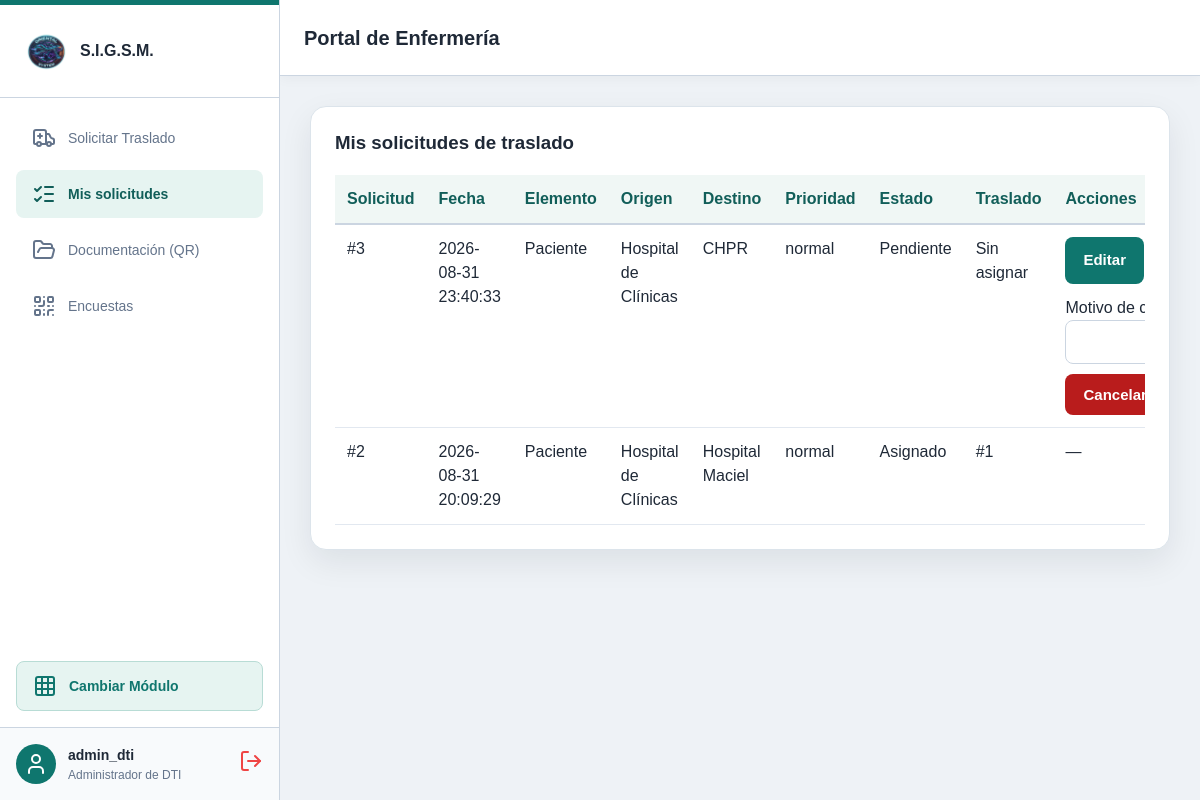
/moduloDocumentacion/Vista/enfermeria.php?vista=mis-solicitudes (signed in), run on the app's committed database.
### tables this page shows
CREATE TABLE `solicitud_traslado` (
  `id_solicitud` int(11) NOT NULL,
  `ci_paciente` varchar(20) DEFAULT NULL,
  `id_tipo_elemento` int(11) NOT NULL,
  `id_origen` int(11) NOT NULL,
  `id_destino` int(11) NOT NULL,
  `id_canal` int(11) NOT NULL,
  `id_usuario_solicit` int(11) NOT NULL,
  `fecha_solicitud` datetime NOT NULL DEFAULT current_timestamp(),
  `estado_solicitud` varchar(50) NOT NULL,
  `prioridad` enum('normal','alta','maxima') NOT NULL DEFAULT 'normal',
  `fecha_hora_limite` datetime DEFAULT NULL,
  `observaciones` varchar(500) DEFAULT NULL,
  `motivo_cancelacion` varchar(500) DEFAULT NULL,
  `fecha_cancelacion` datetime DEFAULT NULL,
  `id_usuario_cancelacion` int(11) DEFAULT NULL
);

CREATE TABLE `tipo_elemento` (
  `id_tipo_elemento` int(11) NOT NULL,
  `nombre` varchar(50) NOT NULL,
  `descripcion` varchar(255) DEFAULT NULL
);

CREATE TABLE `ubicacion` (
  `id_ubicacion` int(11) NOT NULL,
  `nombre` varchar(100) NOT NULL,
  `direccion` varchar(255) DEFAULT NULL,
  `tipo_ubicacion` varchar(50) DEFAULT NULL
);

### serviciosComunes/seguridad/guardian.php (called while the page is built, shortened)
<?php
if (!function_exists('estaAutenticado')) {
    function estaAutenticado(): bool {
        return isset($_SESSION['id_usuario']) && !empty($_SESSION['id_usuario']);
    }
}
if (!function_exists('obtenerUsuarioActual')) {
    function obtenerUsuarioActual(): ?array {
        $idRol = $_SESSION['id_rol'] ?? null;
        $nombreRolUI = $_SESSION['nombre_rol'] ?? '';
        $mapaRoles = [
            1 => 'Administrador de DTI',
            2 => 'Administrador de Enfermería',
            3 => 'Coordinador de Traslados',
            4 => 'Funcionario Administrativo de Registros Médicos',
            5 => 'Chofer',
            6 => 'Enfermería'
        ];
        if ($idRol && isset($mapaRoles[$idRol])) {
            $nombreRolUI = $mapaRoles[$idRol];
        }
        return [
            'id_usuario'     => $_SESSION['id_usuario'],
            'nombre_usuario' => $_SESSION['nombre_usuario'] ?? '',
            'id_rol'         => $idRol,
            'nombre_rol'     => $nombreRolUI
        ];
    }
}
if (!function_exists('tieneRol')) {
    function tieneRol($roles): bool {
        $idRol = $_SESSION['id_rol'] ?? null;
        $nombreRol = strtolower($_SESSION['nombre_rol'] ?? '');
        if (!is_array($roles)) {
            $roles = [$roles];
        }
        foreach ($roles as $rol) {
            if (is_int($rol) && (int)$idRol === $rol) {
                return true;
            }
            if (is_string($rol)) {
                $rolLower = strtolower($rol);
                if ($rolLower === 'admin' || $rolLower === 'administrador') {
                    if ((int)$idRol === 1) {
                        return true;
                    }
                } elseif (strpos($nombreRol, $rolLower) !== false) {
                    return true;
                }
            }
        }
        return false;
    }
}

### moduloAmbulancias/Model/SolicitudModelo.php (called while the page is built, shortened)
<?php
class SolicitudModelo
{
    public static function listarPorSolicitante(int $idUsuario): array
    {
        $conexion = Conexion::conectar();
        $consulta = $conexion->prepare("
        SELECT
            s.id_solicitud,
            s.fecha_solicitud,
            s.prioridad,
            te.nombre AS elemento,
            o.nombre AS origen,
            d.nombre AS destino,
            t.id_traslado,
COALESCE(e.nombre, s.estado_solicitud) AS estado,
s.motivo_cancelacion,
s.fecha_cancelacion,
(
    SELECT uc.nombre_usuario
    FROM usuario uc
    WHERE uc.id_usuario = s.id_usuario_cancelacion
) AS cancelada_por
   FROM solicitud_traslado s
        JOIN tipo_elemento te
            ON te.id_tipo_elemento = s.id_tipo_elemento
        JOIN ubicacion o ON o.id_ubicacion = s.id_origen
        JOIN ubicacion d ON d.id_ubicacion = s.id_destino
        LEFT JOIN traslado t ON t.id_solicitud = s.id_solicitud
        LEFT JOIN historial_estado h ON h.id_historial = (
            SELECT hx.id_historial
            FROM historial_estado hx
            WHERE hx.id_traslado = t.id_traslado
            ORDER BY hx.fecha_hora DESC, hx.id_historial DESC
            LIMIT 1
        )
        LEFT JOIN estado_traslado e ON e.id_estado = h.id_estado
        WHERE s.id_usuario_solicit = :usuario
        ORDER BY s.fecha_solicitud DESC, s.id_solicitud DESC
    ");
        $consulta->execute([':usuario' => $idUsuario]);
        return $consulta->fetchAll(PDO::FETCH_ASSOC);
    }
}

### moduloDocumentacion/Vista/enfermeria.php (the view, shortened to what this page needs)
<?php
require_once __DIR__ . '/../../serviciosComunes/seguridad/guardian.php';
$usuarioActual = obtenerUsuarioActual();
require_once __DIR__ . '/../../moduloAmbulancias/Model/SolicitudModelo.php';
$misSolicitudes = SolicitudModelo::listarPorSolicitante(
    (int) $_SESSION['id_usuario']
);
?>
<!DOCTYPE html>
<html lang="es">
<head>
    <link rel="stylesheet" href="../../serviciosComunes/vistaGeneral/assets/css/layout.css?v=2">
    <link rel="stylesheet" href="Assets/css/enfermeria.css?v=2">
    <link rel="stylesheet" href="../../serviciosComunes/vistaGeneral/assets/css/tema-institucional.css?v=20261021-1">
</head>
<body>
    <div class="app-layout">
        <aside class="sidebar" id="sidebar">
            <div class="sidebar-header">
                <img src="../../serviciosComunes/autenticacion/assets/image.png" alt="Logo" class="sidebar-logo">
                <span>S.I.G.S.M.</span>
            </div>
            <nav class="sidebar-nav">
                <button class="nav-btn active" data-target="sec-traslados">
                    <i data-lucide="ambulance" class="icon-sm"></i>
                    Solicitar Traslado
                </button>
                <button class="nav-btn" data-target="sec-mis-solicitudes">
                    <i data-lucide="list-checks" class="icon-sm"></i>
                    Mis solicitudes
                </button>
                <button class="nav-btn" data-target="sec-doc-estatica">
                    <i data-lucide="folder-open" class="icon-sm"></i>
                    Documentación (QR)
                </button>
                <button class="nav-btn" data-target="sec-formularios">
                    <i data-lucide="qr-code" class="icon-sm"></i>
                    Encuestas
                </button>
            </nav>
            <?php if (tieneRol('admin') || tieneRol(1)): ?>
                <a href="../../serviciosComunes/vistaGeneral/bifurcacion.php" class="btn-volver-hub">
                    <i data-lucide="grid"></i> Cambiar Módulo
                </a>
            <?php endif; ?>
            <div class="sidebar-profile">
                <div class="avatar-placeholder bg-blue">
                    <i data-lucide="user"></i>
                </div>
                <div class="profile-info">
                    <span class="profile-name">
                        <?= htmlspecialchars($usuarioActual['nombre_usuario'] ?? 'Enfermería') ?>
                    </span>
                    <span class="profile-role">
                        <?= htmlspecialchars($usuarioActual['nombre_rol'] ?? 'Enfermería') ?>
                    </span>
                </div>
                <a href="../../serviciosComunes/autenticacion/logout.php" class="btn-logout" title="Cerrar Sesión">
                    <i data-lucide="log-out"></i>
                </a>
            </div>
        </aside>
        <main class="main-content">
            <header class="topbar">
                <div class="topbar-left">
                    <h2 class="section-title mb-0">
                        Portal de Enfermería
                    </h2>
                </div>
            </header>
            <section class="content-wrapper">
                <div id="sec-mis-solicitudes" class="view-section hidden">
                    <div class="card-formulario">
                        <h3>Mis solicitudes de traslado</h3>
                        <?php if (!$misSolicitudes): ?>
                            <p>Todavía no enviaste solicitudes.</p>
                        <?php else: ?>
                            <div style="overflow-x: auto; margin-top: 20px;">
                                <table style="width: 100%; border-collapse: collapse;">
                                    <thead>
                                        <tr>
                                            <?php foreach (
                                                [
                                                    'Solicitud',
                                                    'Fecha',
                                                    'Elemento',
                                                    'Origen',
                                                    'Destino',
                                                    'Prioridad',
                                                    'Estado',
                                                    'Traslado',
                                                    'Acciones'
                                                ]
                                                as $titulo
                                            ): ?>
                                                <th style="padding: 12px; text-align: left;
                                           border-bottom: 2px solid #cbd5e1;">
                                                    <?= htmlspecialchars($titulo, ENT_QUOTES, 'UTF-8') ?>
                                                </th>
                                            <?php endforeach; ?>
                                        </tr>
                                    </thead>
                                    <tbody>
    <?php foreach ($misSolicitudes as $solicitud): ?>
        <tr>
            <?php
            $celdas = [
                '#' . $solicitud['id_solicitud'],
                $solicitud['fecha_solicitud'],
                $solicitud['elemento'],
                $solicitud['origen'],
                $solicitud['destino'],
                $solicitud['prioridad'],
                $solicitud['estado'],
                $solicitud['id_traslado'] !== null
                    ? '#' . $solicitud['id_traslado']
                    : 'Sin asignar'
            ];
            ?>
            <?php foreach ($celdas as $celda): ?>
                <td style="padding: 12px; border-bottom: 1px solid #e2e8f0;">
                    <?= htmlspecialchars((string) $celda, ENT_QUOTES, 'UTF-8') ?>
                </td>
            <?php endforeach; ?>
            <td style="padding: 12px; border-bottom: 1px solid #e2e8f0;">
                <?php if (
                    $solicitud['estado'] === 'Pendiente'
                    && $solicitud['id_traslado'] === null
                ): ?>
                    <a class="btn-primary" style="display: inline-block; margin-bottom: 12px;"
                       href="../../moduloAmbulancias/Vista/editarSolicitud.php?id=<?= (int) $solicitud['id_solicitud'] ?>">Editar</a>
                    <form
                        action="../../moduloAmbulancias/Controlador/CancelarSolicitud.php"
                        method="POST"
                    >
                        <label>
                            Motivo de cancelación
                            <input type="text" name="motivo"
                                maxlength="500" required>
                        </label>
                        <button type="submit">Cancelar solicitud</button>
                    </form>
<?php else: ?>
    —
<?php endif; ?>
            </td>
        </tr>
    <?php endforeach; ?>
</tbody>
                                </table>
                            </div>
                        <?php endif; ?>
                    </div>
                </div>
            </section>
        </main>
    </div>
</body>
</html>

### serviciosComunes/vistaGeneral/assets/css/layout.css (style rules this page uses)
:root { --primary: #0284c7; --primary-light: #e0f2fe; --primary-hover: #0369a1; --bg-color: #f8fafc; --card-bg: #ffffff; --text-main: #1e293b; --text-muted: #64748b; --border-color: #e2e8f0; --sidebar-width: 280px; }
* { box-sizing: border-box; margin: 0; padding: 0; }
body { font-family: system-ui, sans-serif; background-color: var(--bg-color); color: var(--text-main); }
.app-layout { display: flex; height: 100vh; overflow: hidden; }
.sidebar { width: var(--sidebar-width); background: var(--card-bg); border-right: 1px solid var(--border-color); display: flex; flex-direction: column; position: fixed; height: 100vh; z-index: 1000; transform: translateX(-100%); transition: transform 0.3s ease; }
.sidebar-header { padding: 1.5rem; border-bottom: 1px solid var(--border-color); display: flex; align-items: center; gap: 0.75rem; font-weight: bold; }
.sidebar-logo { width: 32px; }
.sidebar-nav { padding: 1rem; display: flex; flex-direction: column; gap: 0.5rem; flex: 1; overflow-y: auto; }
.nav-btn { display: flex; align-items: center; gap: 0.75rem; padding: 0.75rem 1rem; border-radius: 0.5rem; color: var(--text-muted); background: transparent; border: none; font-size: 0.875rem; font-weight: 500; cursor: pointer; }
.nav-btn.active { background-color: var(--primary-light); color: var(--primary); }
.btn-volver-hub { display: flex; align-items: center; gap: 0.75rem; padding: 0.75rem 1rem; margin: 0.5rem 1rem 1rem 1rem; border-radius: 0.5rem; color: var(--primary); background-color: var(--primary-light); border: 1px solid #bae6fd; font-size: 0.875rem; font-weight: 600; text-decoration: none; transition: all 0.2s ease; }
.sidebar-profile { padding: 1rem; border-top: 1px solid var(--border-color); display: flex; align-items: center; gap: 0.75rem; background: var(--bg-color); }
.profile-info { flex: 1; display: flex; flex-direction: column; }
.profile-name { font-weight: bold; font-size: 0.875rem; }
.profile-role { font-size: 0.75rem; color: var(--text-muted); }
.btn-logout { color: #ef4444; cursor: pointer; }
.main-content { flex: 1; width: 100%; display: flex; flex-direction: column; }
.topbar { display: flex; justify-content: space-between; align-items: center; padding: 1rem 1.5rem; background: var(--card-bg); border-bottom: 1px solid var(--border-color); }
.topbar-left { display: flex; align-items: center; gap: 1rem; }
.section-title { font-size: 1.25rem; font-weight: bold; }
.content-wrapper { padding: 1.5rem; overflow-y: auto; flex: 1; }
@media (min-width: 1024px) { .sidebar { position: static; transform: translateX(0); } }

### moduloDocumentacion/Vista/Assets/css/enfermeria.css (style rules this page uses)
.view-section { display: none; }
.view-section.active { display: block; }
.avatar-placeholder { width: 40px; height: 40px; border-radius: 50%; display: flex; align-items: center; justify-content: center; color: white; font-weight: bold; }
.bg-blue { background-color: var(--primary); }
.card-formulario { background: var(--card-bg); padding: 1.5rem; border-radius: 1rem; box-shadow: var(--shadow-sm); border: 1px solid var(--border-color); }
.btn-primary { background: var(--primary); color: white; border: none; padding: 0.875rem; border-radius: 0.5rem; cursor: pointer; font-weight: bold; display: flex; align-items: center; justify-content: center; gap: 0.5rem; transition: 0.2s; }

### data on the page
solicitud_traslado: celda "#3", fecha_solicitud "2026-08-31 23:40:33", id_tipo_elemento.nombre "Paciente", id_origen.nombre "Hospital de Clínicas", id_destino.nombre "CHPR", prioridad "normal", celda "Pendiente", celda "Sin asignar"
solicitud_traslado: celda "#2", fecha_solicitud "2026-08-31 20:09:29", id_tipo_elemento.nombre "Paciente", id_origen.nombre "Hospital de Clínicas", id_destino.nombre "Hospital Maciel", prioridad "normal", celda "Asignado", celda "#1"

### other printed values
$usuarioActual['nombre_usuario'] "admin_dti"
$usuarioActual['nombre_rol'] "Administrador de DTI"
$titulo "Solicitud"
$titulo "Fecha"
$titulo "Elemento"
$titulo "Origen"
$titulo "Destino"
$titulo "Prioridad"
$titulo "Estado"
$titulo "Traslado"
$titulo "Acciones"
